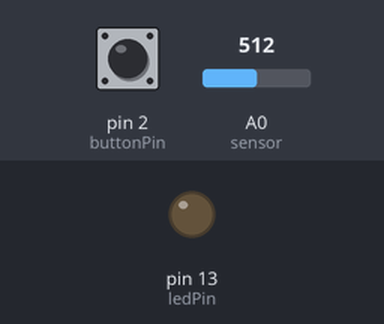
The sketch below on a simulated Arduino Uno, built with avr-gcc and run on an emulated ATmega328P. On the bench: output pins drawn as LEDs (lit = HIGH). The test bench sets the inputs (shaded band); at power-on: pin 2 (buttonPin) LOW, A0 (sensor) = 512. What the sketch prints to the serial monitor is not drawn.

Above: at 1.2 s.
1.3 s: pin 2 (buttonPin) pulled HIGH for 0.15 s
At 1.37 s:
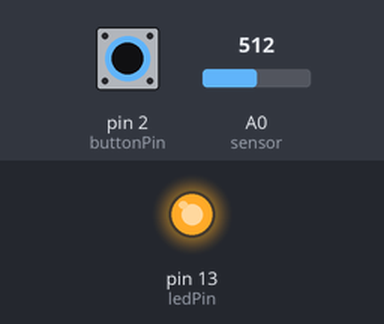
5.1 s: pin 2 (buttonPin) pulled HIGH for 3.2 s
At 8.8 s:
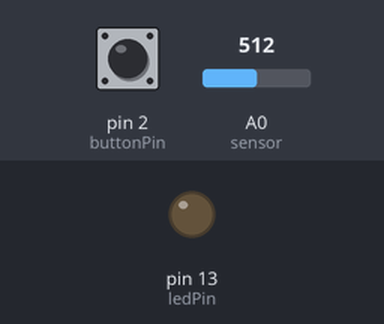
Timing chart, 0 to 10.3 s (numbered marks = the images above; inputs shaded):
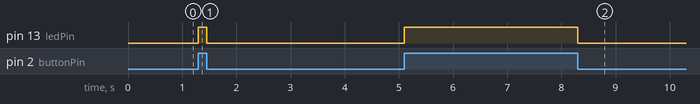

The sketch:

test.ino
```cpp
const int buttonPin = 2;     // the number of the pushbutton pin
const int ledPin =  13;      // the number of the LED pin

// variables will change:
int buttonState = 0;         // variable for reading the pushbutton status

void setup() {
  // initialize the LED pin as an output:
  pinMode(ledPin, OUTPUT);
  // initialize the pushbutton pin as an input:
  pinMode(buttonPin, INPUT);
  // initalize serial reading
  Serial.begin(9600);
}

void loop() {
  int analogValue = analogRead(A0)/4; // read the sensor value
  Serial.write(analogValue);          // send the value serially
  // read the state of the pushbutton value:
  buttonState = digitalRead(buttonPin);

  // check if the pushbutton is pressed. If it is, the buttonState is HIGH:
  if (buttonState == HIGH) {
    // turn LED on:
    digitalWrite(ledPin, HIGH);
  } else {
    // turn LED off:
    digitalWrite(ledPin, LOW);
  }
}
```

Measured:
- after the input at 1.3 s, pin 13 (ledPin): LOW → HIGH at once, → LOW 0.15 s later
- after the input at 5.1 s, pin 13 (ledPin): LOW → HIGH at once, → LOW 3.2 s later
